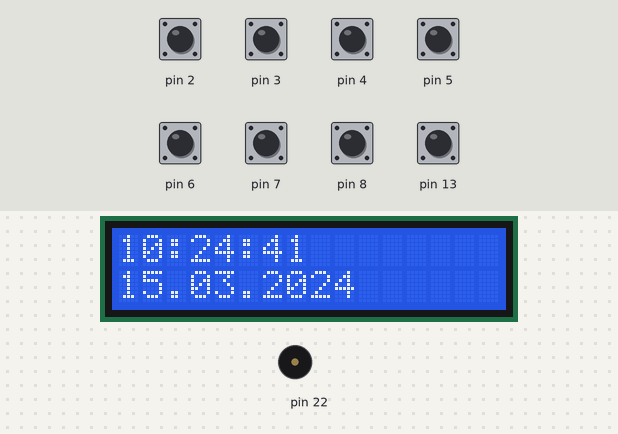
Simulated run of this sketch. Board: Arduino Uno, built with avr-gcc and run on an emulated ATmega328P. On the bench: 16×2 character LCD, buzzer (waves = sounding). The inputs (shaded band) are chosen by the test bench; at power-on: pin 2–8, pin 13 HIGH. The local clock reads 2024-03-15 10:24:30 at power-on unless the sketch sets it; what the sketch prints to the serial monitor is not drawn.

Above: at 11.7 s.
11.8 s: pin 4 pulled LOW for 0.25 s
At 13.0 s:
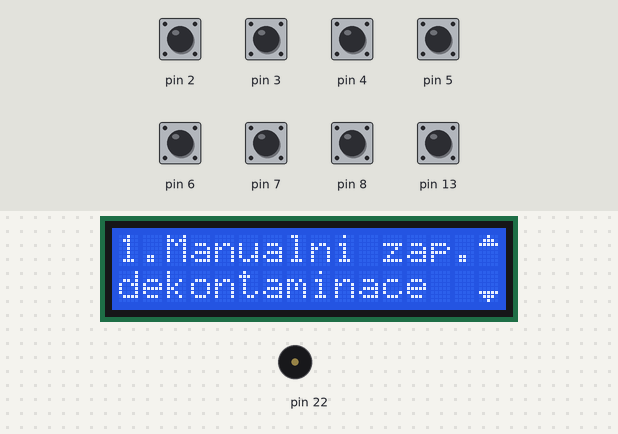
13.5 s: pin 5 pulled LOW for 0.25 s
At 14.2 s:
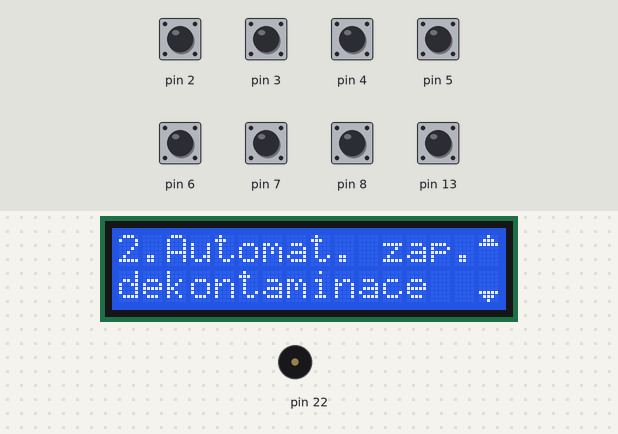
15.2 s: pin 4 pulled LOW for 1 s
At 16.4 s:
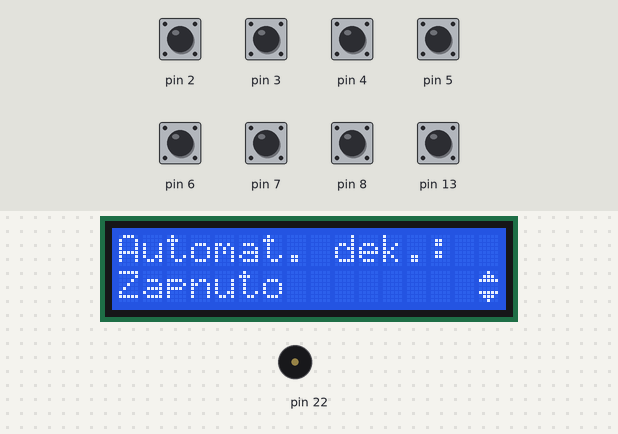
17.7 s: pin 6 pulled LOW for 0.25 s
At 18.2 s:
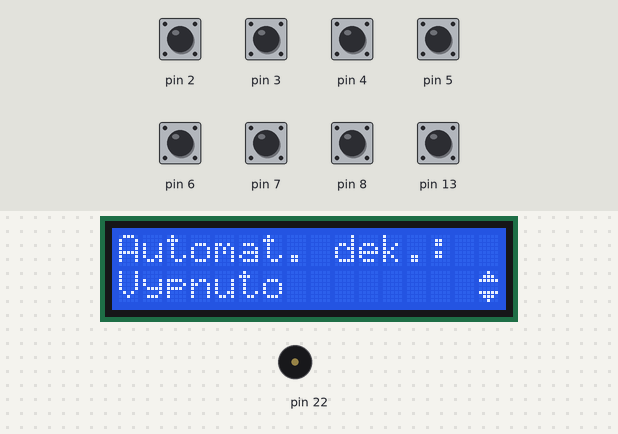
19.4 s: pin 6 pulled LOW for 1 s
At 19.53 s:
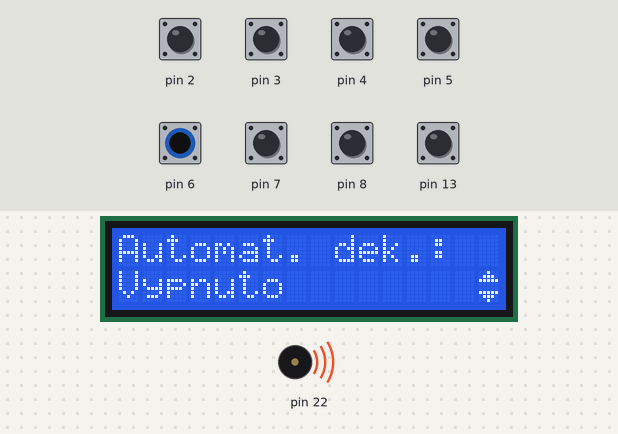
21.9 s: pin 5 pulled LOW for 1 s
At 52.12 s:
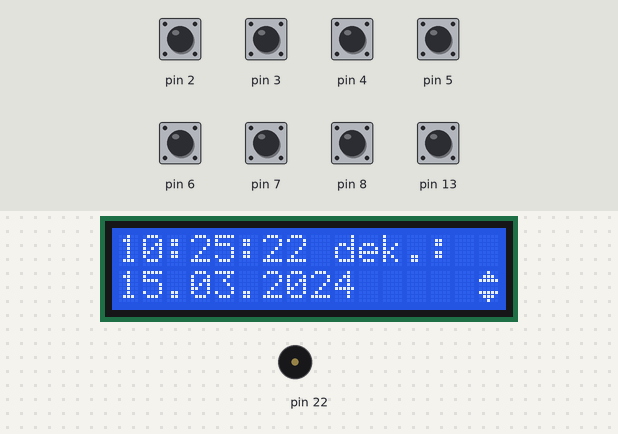
Timing chart, 0 to 53.5 s (numbered marks = the images above; inputs shaded):
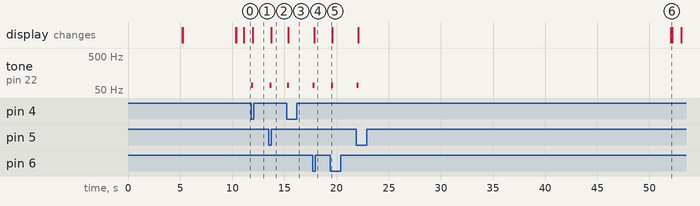

Measured:
- after the input at 11.8 s, tone on pin 22: silent → 70 Hz at once, → silent 0.20 s later; the display: changes after 0.16 s (image 1)
- after the input at 13.5 s, tone on pin 22: silent → 70 Hz after 0.09 s, → silent 0.20 s later; the display: changes after 0.23 s (image 2)
- after the input at 15.2 s, tone on pin 22: silent → 70 Hz after 0.05 s, → silent 0.20 s later; the display: changes after 0.18 s (image 3)
- after the input at 17.7 s, tone on pin 22: silent → 70 Hz at once, → silent 0.20 s later; the display: changes after 0.14 s (image 4)
- after the input at 19.4 s, tone on pin 22: silent → 70 Hz after 0.07 s, → silent 0.20 s later
- after the input at 21.9 s, tone on pin 22: silent → 70 Hz at once, → silent 0.20 s later; the display: first changes after 0.16 s (image 6 shows a later state)

The sketch:

uvLampArduino_v3.ino
```cpp
// Main program for uv Lamp Manager
// Created on 2018-07-24 by Petr Balazi - pbalazi@gmai.com

#include <Wire.h>
#include <EEPROM.h>
#include <DS3231.h>
#include <LiquidCrystal_I2C.h>
#include <JC_Button.h>              // https://github.com/JChristensen/JC_Button
#include "uvLampConfig.h"           // project variables config library

// define buttons available
Button btnUp(UP_PIN), btnDown(DOWN_PIN), btnLeft(LEFT_PIN), btnRight(RIGHT_PIN), btnOk(OK_PIN), btnLight(LIGHT_PIN), btnUv(UV_PIN), btnLit(LIT_PIN);    // define the buttons

// setup instance of relays
relay r1;
relay r2;
relay r3;

// setup config object
persistentConfig cfg;


// setup rtc ds3231 object
DS3231 rtc;
// create variable for rtc
RTCDateTime dateTime;

// setup lcd object
LiquidCrystal_I2C lcd(LCD_ADDRESS,LCD_CHARS,LCD_LINES);

// global information about menu depth
int menuDepth = 0;
unsigned long lastDateTime = 0;


typedef struct Frame_ {
  byte type = 0;
  char* topLine = NULL;
  char* bottomLine = NULL;
  byte flags = 0b00000000;
  void (*beforePrint)(Frame_*) = NULL;
  void (*afterPrint)(Frame_*) = NULL;
  void (*btnOK)(Frame_*) = NULL;
  void (*btnUp)(Frame_*) = NULL;
  void (*btnDown)(Frame_*) = NULL;
  void (*btnLeft)(Frame_*) = NULL;
  void (*btnRight)(Frame_*) = NULL;
  void (*btnUV)(Frame_*) = NULL;
  void (*btnLight)(Frame_*) = NULL;
  void (*btnLit)(Frame_*) = NULL;
  int topLineN = 0;
  int bottomLineN = 0;
} Frame;


/*
class DisplayFrame {
  const char* topLine;
  const char* bottomLine;
  char type = 0;

public:
  DisplayFrame() {}
  DisplayFrame(const char* topLine, const char* bottomLine);
  ~DisplayFrame() {}

  char getType() {
    return this->type;
  }

  void btnOK();
  void btnTop();
  void btnBottom();
  void btnLeft();
  void btnRight();
  void btnUV();
  void btnLight();

  const char* getTopLine();
  const char* getBottomLine();
};

DisplayFrame::DisplayFrame(const char* topLine, const char* bottomLine) {
  this->topLine = topLine;
  this->bottomLine = bottomLine;
}


const char* DisplayFrame::getTopLine() {
  return this->topLine;
}

const char* DisplayFrame::getBottomLine() {
  return this->bottomLine;
}


class TimeFrame : public DisplayFrame {
  char topLine[17];
  char bottomLine[17];
  String outTime;
  String outDate;
  char type = 1;

public:
  TimeFrame() {}
  ~TimeFrame() {}

  char getType() {
    return this->type;
  }

  const char* getTopLine();
  const char* getBottomLine();
};


const char* TimeFrame::getTopLine() {
  dateTime = rtc.getDateTime();

  char ahour[3];
  char aminute[3];
  char asecond[3];

  sprintf(this->topLine, "%02d:%02d:%02d", dateTime.hour, dateTime.minute, dateTime.second);
  Serial.println(this->topLine);

  //this->outTime = String(ahour) + ":" + String(aminute) + ":" + String(asecond);

  return this->topLine;
}

const char* TimeFrame::getBottomLine() {
  dateTime = rtc.getDateTime();

  sprintf(this->bottomLine, "%02d.%02d.%0d", dateTime.day, dateTime.month, dateTime.year);
  //this->outDate = String(dateTime.day) + "." + String(dateTime.month) + "." + String(dateTime.year);

  return this->bottomLine;
}*/


void setLanguage(byte lang) {
  if (lang == (byte) 0) {
    cfg.curLang = (char**) czech;
  }
  else if (lang == (byte) 1) {
    cfg.curLang = (char**) english;
  }
}


void printFrame(Frame* frame) {
  char buffer[LCD_CHARS + 1];

  // produce first line of output
  if (frame->type == FT_PROGMEM_PROGMEM) {
    strcpy_P(buffer, frame->topLine);
  }
  else if (frame->type == FT_SRAM_SRAM) {
    strcpy(buffer, frame->topLine);
  }
  else if (frame->type == FT_PROGMEM_SRAM) {
    strcpy_P(buffer, frame->topLine);
  }
  else if (frame->type == FT_PROGMEM_PROGMEM_2) {
    strcpy_P(buffer, (char*) pgm_read_word(&(cfg.curLang[frame->topLineN])));
  }
  else if (frame->type == FT_PROGMEM_SRAM_2) {
    strcpy_P(buffer, (char*) pgm_read_word(&(cfg.curLang[frame->topLineN])));
  }

  Serial.println(buffer);
  lcd.setCursor ( 0, 0 );
  lcd.print(buffer);

  // produce second line of output
  if (frame->type == FT_PROGMEM_PROGMEM) {
    strcpy_P(buffer, frame->bottomLine);
  }
  else if (frame->type == FT_SRAM_SRAM) {
    strcpy(buffer, frame->bottomLine);
  }
  else if (frame->type == FT_PROGMEM_SRAM) {
    strcpy(buffer, frame->bottomLine);
  }
  else if (frame->type == FT_PROGMEM_PROGMEM_2) {
    strcpy_P(buffer, (char*) pgm_read_word(&(cfg.curLang[frame->bottomLineN])));
  }
  else if (frame->type == FT_PROGMEM_SRAM_2) {
    strcpy(buffer, frame->bottomLine);
  }

  Serial.println(buffer);
  lcd.setCursor ( 0, 1 );
  lcd.print(buffer);

  if ((frame->flags & FRAME_FLAG_TL_ARROW) == FRAME_FLAG_TL_ARROW) {
    lcd.setCursor ( LCD_CHARS - 1, 0 );
    lcd.write(byte(1));
  }

  if ((frame->flags & FRAME_FLAG_BL_ARROW) == FRAME_FLAG_BL_ARROW) {
    lcd.setCursor ( LCD_CHARS - 1, 1 );
    lcd.write(byte(0));
  }

  if ((frame->flags & FRAME_FLAG_BL_UD_ARROW) == FRAME_FLAG_BL_UD_ARROW) {
    lcd.setCursor ( LCD_CHARS - 1, 1 );
    lcd.write(byte(3));
  }
}


void beep(unsigned char delayms){
  analogWrite(BEEP_PIN, BEEP_TONE);      // Almost any value can be used except 0 and 255
                           // experiment to get the best tone
  delay(delayms);          // wait for a delayms ms
  analogWrite(BEEP_PIN, 0);       // 0 turns it off
  delay(delayms);          // wait for a delayms ms
}

void startWait(Frame* frame) {
  delay(5000);
  cfg.curFrame++;
  cfg.reqToPrint = true;
}

void wait5sec(Frame* frame) {
  dateTime = rtc.getDateTime();

  if ((dateTime.unixtime - lastDateTime) > 5) {
    cfg.curFrame = 2;
  }
}

void getDatetimeForPrint(Frame* frame) {
  dateTime = rtc.getDateTime();

  sprintf(frame->topLine, "%02d:%02d:%02d", dateTime.hour, dateTime.minute, dateTime.second);
  sprintf(frame->bottomLine, "%02d.%02d.%0d", dateTime.day, dateTime.month, dateTime.year);

  cfg.reqToPrint = true;
}

void datetimeFrame_btnOK(Frame* frame) {
  cfg.curFrame = 3;
}

void mainMenuScrollUp(Frame* frame) {
  int numOfItems = 7;
  cfg.curFrame = ((cfg.curFrame + numOfItems - 3 - 1) % numOfItems) + 3;
}

void mainMenuScrollDown(Frame* frame) {
  int numOfItems = 7;
  cfg.curFrame = ((cfg.curFrame + numOfItems - 3 + 1) % numOfItems) + 3;
}

void getLastDecontamination(Frame* frame) {
  //strcpy_P(frame->topLine, t1018);
  sprintf(frame->bottomLine, "neco");
}

void manDecFrame_btnOK(Frame* frame) {
  cfg.curFrame = 10;
}

void manDecMenuScrollUp(Frame* frame) {
  int numOfItems = 3;
  cfg.curFrame = ((cfg.curFrame + numOfItems - 10 - 1) % numOfItems) + 10;
}

void manDecMenuScrollDown(Frame* frame) {
  int numOfItems = 3;
  cfg.curFrame = ((cfg.curFrame + numOfItems - 10 + 1) % numOfItems) + 10;
}


Frame* frames[20];

void setup()
{

    // inicialize serial console
    Serial.begin(9600);
    while (!Serial) {
        ; // wait for serial port to connect. Needed for native USB port only
    }

    char* dynamicTopLine = (char*) malloc(20);
    char* dynamicBottomLine = (char*) malloc(20);
    Frame* tmpFrame = NULL;

    setLanguage(0);
    Serial.println((int) cfg.curLang);

    //boot frame 1
    frames[0] = new Frame;
    tmpFrame = frames[0];
    tmpFrame->type = FT_PROGMEM_PROGMEM_2;
    tmpFrame->topLineN = 0;
    tmpFrame->bottomLineN = 1;
    tmpFrame->afterPrint = &startWait;

    //boot frame 2
    frames[1] = new Frame;
    tmpFrame = frames[1];
    tmpFrame->type = FT_PROGMEM_PROGMEM_2;
    tmpFrame->topLineN = 2;
    tmpFrame->bottomLineN = 3;
    tmpFrame->afterPrint = &startWait;

    //datetime (main) frame
    frames[2] = new Frame;
    tmpFrame = frames[2];
    tmpFrame->type = FT_SRAM_SRAM;
    tmpFrame->topLine = dynamicTopLine;
    tmpFrame->bottomLine = dynamicBottomLine;
    tmpFrame->beforePrint = &getDatetimeForPrint;
    tmpFrame->btnOK = &datetimeFrame_btnOK;

    //main menu -- entry #1
    frames[3] = new Frame;
    tmpFrame = frames[3];
    tmpFrame->type = FT_PROGMEM_PROGMEM_2;
    tmpFrame->topLineN = 4;
    tmpFrame->bottomLineN = 5;
    tmpFrame->flags = FRAME_FLAG_TL_ARROW | FRAME_FLAG_BL_ARROW;
    tmpFrame->btnUp = &mainMenuScrollUp;
    tmpFrame->btnDown = &mainMenuScrollDown;
    tmpFrame->btnOK = [](Frame* f) { cfg.curFrame = 10; };

    frames[4] = new Frame;
    tmpFrame = frames[4];
    tmpFrame->type = FT_PROGMEM_PROGMEM_2;
    tmpFrame->topLineN = 6;
    tmpFrame->bottomLineN = 5;
    tmpFrame->flags = FRAME_FLAG_TL_ARROW | FRAME_FLAG_BL_ARROW;
    tmpFrame->btnUp = &mainMenuScrollUp;
    tmpFrame->btnDown = &mainMenuScrollDown;
    tmpFrame->btnOK = [](Frame* f) { cfg.curFrame = 18; };

    //3
    frames[5] = new Frame;
    tmpFrame = frames[5];
    tmpFrame->type = FT_PROGMEM_PROGMEM_2;
    tmpFrame->topLineN = 7;
    tmpFrame->bottomLineN = 8;
    tmpFrame->flags = FRAME_FLAG_TL_ARROW | FRAME_FLAG_BL_ARROW;
    tmpFrame->btnUp = &mainMenuScrollUp;
    tmpFrame->btnDown = &mainMenuScrollDown;

    frames[6] = new Frame;
    tmpFrame = frames[6];
    tmpFrame->type = FT_PROGMEM_PROGMEM_2;
    tmpFrame->topLineN = 9;
    tmpFrame->bottomLineN = 5;
    tmpFrame->flags = FRAME_FLAG_TL_ARROW | FRAME_FLAG_BL_ARROW;
    tmpFrame->btnUp = &mainMenuScrollUp;
    tmpFrame->btnDown = &mainMenuScrollDown;

    //5
    frames[7] = new Frame;
    tmpFrame = frames[7];
    tmpFrame->type = FT_PROGMEM_PROGMEM_2;
    tmpFrame->topLineN = 10;
    tmpFrame->bottomLineN = 5;
    tmpFrame->flags = FRAME_FLAG_TL_ARROW | FRAME_FLAG_BL_ARROW;
    tmpFrame->btnUp = &mainMenuScrollUp;
    tmpFrame->btnDown = &mainMenuScrollDown;

    frames[8] = new Frame;
    tmpFrame = frames[8];
    tmpFrame->type = FT_PROGMEM_PROGMEM_2;
    tmpFrame->topLineN = 11;
    tmpFrame->bottomLineN = 12;
    tmpFrame->flags = FRAME_FLAG_TL_ARROW | FRAME_FLAG_BL_ARROW;
    tmpFrame->btnUp = &mainMenuScrollUp;
    tmpFrame->btnDown = &mainMenuScrollDown;

    //7 -- posledni dekontaminace (datum a cas)
    frames[9] = new Frame;
    tmpFrame = frames[9];
    tmpFrame->type = FT_PROGMEM_SRAM_2;
    tmpFrame->topLineN = 13;
    tmpFrame->bottomLine = dynamicBottomLine;
    tmpFrame->beforePrint = &getLastDecontamination;
    tmpFrame->btnUp = &mainMenuScrollUp;
    tmpFrame->btnDown = &mainMenuScrollDown;

    //manualni dekontaminace vypnuta
    frames[10] = new Frame;
    tmpFrame = frames[10];
    tmpFrame->type = FT_PROGMEM_PROGMEM_2;
    tmpFrame->topLineN = 14;
    tmpFrame->bottomLineN = 15;
    tmpFrame->btnUp = &manDecMenuScrollUp;
    tmpFrame->btnDown = &manDecMenuScrollDown;
    tmpFrame->flags = FRAME_FLAG_BL_UD_ARROW;

    //manualni dekontaminace casovana
    frames[11] = new Frame;
    tmpFrame = frames[11];
    tmpFrame->type = FT_PROGMEM_PROGMEM_2;
    tmpFrame->topLineN = 14;
    tmpFrame->bottomLineN = 16;
    tmpFrame->btnUp = &manDecMenuScrollUp;
    tmpFrame->btnDown = &manDecMenuScrollDown;
    tmpFrame->btnOK = [](Frame* f) { cfg.curFrame = 13; };
    tmpFrame->flags = FRAME_FLAG_BL_UD_ARROW;

    //manualni dekontaminace okamzita
    frames[12] = new Frame;
    tmpFrame = frames[12];
    tmpFrame->type = FT_PROGMEM_PROGMEM_2;
    tmpFrame->topLineN = 14;
    tmpFrame->bottomLineN = 17;
    tmpFrame->btnUp = &manDecMenuScrollUp;
    tmpFrame->btnDown = &manDecMenuScrollDown;
    tmpFrame->btnOK = [](Frame* f) { cfg.curFrame = 14; };
    tmpFrame->flags = FRAME_FLAG_BL_UD_ARROW;

    //casovana dekontaminace vypnuta
    frames[13] = new Frame;
    tmpFrame = frames[13];
    tmpFrame->type = FT_PROGMEM_PROGMEM_2;
    tmpFrame->topLineN = 18;
    tmpFrame->bottomLineN = 19;
    tmpFrame->beforePrint = &wait5sec;

    //zavrete viko pro pokracovani
    frames[14] = new Frame;
    tmpFrame = frames[14];
    tmpFrame->type = FT_PROGMEM_PROGMEM_2;
    tmpFrame->topLineN = 20;
    tmpFrame->bottomLineN = 21;
    tmpFrame->beforePrint = [](Frame* f) {
      dateTime = rtc.getDateTime();

      if ((dateTime.unixtime - lastDateTime) > 5) {
        cfg.curFrame = 15;
      }
    };

    //dekontaminace prerusena - pokracovat?
    frames[15] = new Frame;
    tmpFrame = frames[15];
    tmpFrame->type = FT_PROGMEM_PROGMEM_2;
    tmpFrame->topLineN = 22;
    tmpFrame->bottomLineN = 23;
    tmpFrame->flags = FRAME_FLAG_BL_UD_ARROW;
    tmpFrame->btnUp = tmpFrame->btnDown = [](Frame* f) { cfg.curFrame = 16; };
    tmpFrame->btnOK = [](Frame* f) { cfg.curFrame = 14; };

    //dekontaminace prerusena - prerusit?
    frames[16] = new Frame;
    tmpFrame = frames[16];
    tmpFrame->type = FT_PROGMEM_PROGMEM_2;
    tmpFrame->topLineN = 22;
    tmpFrame->bottomLineN = 24;
    tmpFrame->flags = FRAME_FLAG_BL_UD_ARROW;
    tmpFrame->btnUp = tmpFrame->btnDown = [](Frame* f) { cfg.curFrame = 15; };
    tmpFrame->btnOK = [](Frame* f) { cfg.curFrame = 17; };

    //dekontaminace prerusena
    frames[17] = new Frame;
    tmpFrame = frames[17];
    tmpFrame->type = FT_PROGMEM_SRAM_2;
    tmpFrame->topLineN = 22;
    tmpFrame->bottomLine = (char*) "";
    tmpFrame->beforePrint = &wait5sec;

    //automaticka dekontaminace - zapnuto
    frames[18] = new Frame;
    tmpFrame = frames[18];
    tmpFrame->type = FT_PROGMEM_PROGMEM_2;
    tmpFrame->topLineN = 25;
    tmpFrame->bottomLineN = 26;
    tmpFrame->flags = FRAME_FLAG_BL_UD_ARROW;
    tmpFrame->btnUp = tmpFrame->btnDown = [](Frame* f) { cfg.curFrame = 19; };
    //tmpFrame->btnOK = TODO

    //automaticka dekontaminace - vypnuto
    frames[19] = new Frame;
    tmpFrame = frames[19];
    tmpFrame->type = FT_PROGMEM_PROGMEM_2;
    tmpFrame->topLineN = 25;
    tmpFrame->bottomLineN = 27;
    tmpFrame->flags = FRAME_FLAG_BL_UD_ARROW;
    tmpFrame->btnUp = tmpFrame->btnDown = [](Frame* f) { cfg.curFrame = 18; };
    //tmpFrame->btnOK = TODO


    // variables
    char buffer[LCD_CHARS];

    // enable beep pin to write
    pinMode(BEEP_PIN, OUTPUT);

    // inicialize buttons
    btnUp.begin();
    btnDown.begin();
    btnLeft.begin();
    btnRight.begin();
    btnOk.begin();
    btnLight.begin();
    btnUv.begin();
    btnLit.begin();

    // start rtc
    rtc.begin();
    // one time setup
    //rtc.setDateTime(__DATE__, __TIME__);

    // load config from eeprom
    //EEPROM.get(EEPROM_CONFIG_ADDR, cfg);

    // inicialize display
    lcd.init();
    // setup backlight
    lcd.backlight();
    // clear display
    lcd.clear();
    // Creates the byte for the 3 custom characters
    lcd.createChar(0, downArrow);
    lcd.createChar(1, upArrow);
    lcd.createChar(2, menuCursor);
    lcd.createChar(3, upDownArrow);

    cfg.curFrame = 0;
    // inital sequence on display
    //printFrame(*(frames[cfg.curFrame]));

    /*delay(INITIAL_DELAY);
    lcd.clear();

    cfg.curFrame = 1;

    //printFrame(*(frames[cfg.curFrame]));
    delay(INITIAL_DELAY); */
    lcd.clear();
}

void loop()
{
    static unsigned long rpt(REPEAT_FIRST);              // a variable time that is used to drive the repeats for long presses
    char buffer[LCD_CHARS + 1];                                     // buffer for dispaly text
    int lastFrame = cfg.curFrame;

    dateTime = rtc.getDateTime();

    if (cfg.curFrame > 2 && (dateTime.unixtime - lastDateTime) > 30) {
      cfg.curFrame = 2;
    }

    Frame* frame = frames[cfg.curFrame];

    //Serial.println(cfg.curFrame);

    if (frame->beforePrint != NULL) {
      (frame->beforePrint)(frame);
    }

    if (cfg.reqToPrint) {
      printFrame(frame);
      cfg.reqToPrint = false;
      /*strcpy_P(buffer, frame->topLine);
      Serial.println(buffer);
      strcpy_P(buffer, frame->bottomLine);
      Serial.println(buffer);*/
    }

    btnUp.read();
    btnDown.read();
    btnLeft.read();
    btnRight.read();
    btnOk.read();
    btnLight.read();
    btnUv.read();
    btnLit.read();

    if (btnOk.wasPressed() && frame->btnOK != NULL) {
      Serial.println("OK pressed.");
      (frame->btnOK)(frame);
    }

    if (btnUp.wasPressed() && frame->btnUp != NULL) {
      Serial.println("Up pressed.");
      (frame->btnUp)(frame);
    }

    if (btnDown.wasPressed() && frame->btnDown != NULL) {
      Serial.println("Down pressed.");
      (frame->btnDown)(frame);
    }

    if (btnLeft.wasPressed() && frame->btnLeft != NULL) {
      Serial.println("Left pressed.");
      (frame->btnLeft)(frame);
    }

    if (btnRight.wasPressed() && frame->btnRight != NULL) {
      Serial.println("Right pressed.");
      (frame->btnRight)(frame);
    }

    if (btnLight.wasPressed() && frame->btnLight != NULL) {
      Serial.println("Light pressed.");
      (frame->btnLight)(frame);
    }

    if (btnUv.wasPressed() && frame->btnUV != NULL) {
      Serial.println("UV pressed.");
      (frame->btnUV)(frame);
    }

    if (btnLit.wasPressed() && frame->btnLit != NULL) {
      Serial.println("Lit pressed.");
      (frame->btnLit)(frame);
    }

    if (frame->afterPrint != NULL) {
      (frame->afterPrint)(frame);
    }

    if (btnOk.wasPressed() || btnUp.wasPressed() || btnDown.wasPressed() || btnLeft.wasPressed() || btnRight.wasPressed() || btnLight.wasPressed() || btnUv.wasPressed()) {
      lastDateTime = dateTime.unixtime;
      cfg.reqToPrint = true;

      if (lastFrame != cfg.curFrame) {
        tone(BEEP_PIN, BEEP_TONE, BEEP_LENGTH);
      }
    }

    delay(100);

    if (lastFrame != cfg.curFrame) {
      lcd.clear();
      cfg.reqToPrint = true;
    }

    /*

    // show initial screen while we are on zero level of menu
    if (menuDepth == 0) {
        char outDate[17];
        char outTime[17];

        // show date and time
        dateTime = rtc.getDateTime();

        sprintf(outTime, "%02d:%02d:%02d", dateTime.hour, dateTime.minute, dateTime.second);
        sprintf(outDate, "%02d.%02d.%d", dateTime.day, dateTime.month, dateTime.year);

        //String outDate = String(dateTime.day) + "." + String(dateTime.month) + "." + String(dateTime.year);
        //String outTime = String(ahour) + ":" + String(aminute) + ":" + String(asecond);
        if(lastDateTime < dateTime.unixtime) {
            //lcd.clear();
        }
    // produce first line of output
        Serial.println(outTime);
        lcd.setCursor ( 0, 0 );
        lcd.print(outTime);
    // produce second line of output
        Serial.println(outDate);
        lcd.setCursor ( 0, 1 );
        lcd.print(outDate);

        cfg.curFrame = 2;
        Frame* ee = frames[cfg.curFrame];
        ///Serial.println((int) ee->getType());
        //printFrame(*(frames[cfg.curFrame]));

        lastDateTime = dateTime.unixtime;
    }

    // read current status of buttons
    btnUp.read();
    btnDown.read();
    btnLeft.read();
    btnRight.read();
    btnOk.read();
    btnLight.read();
    btnUv.read();
    btnLit.read();

    // check if button has been just pressed
    if(btnOk.wasPressed()){
        if(menuDepth == 0) {
            //beep(BEEP_LENGTH);
            tone(BEEP_PIN, BEEP_TONE, BEEP_LENGTH);
            Serial.println("Up pressed.");
            lcd.clear();
            // produce first line of output
           // printFrame(*(frames[2]));

            lcd.setCursor ( LCD_CHARS - 1, 0 );
            lcd.write(byte(1));
            // produce second line of output
            lcd.setCursor ( LCD_CHARS - 1, 1 );
            lcd.write(byte(0));

            // increase dept of current menu
            menuDepth = 1;
        }
        else {
            menuDepth = 0;
        }
    }

    delay(250);
    /*

    else if(btnUp.pressedFor(rpt)){
        Serial.println("Up still pressed.");
        rpt += REPEAT_INCR;
    }
    */


}
```

Source omitted: uvLampConfig.h (7599 bytes)
